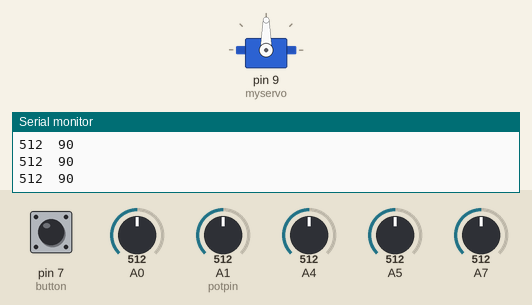
The sketch below on a simulated Arduino Uno, built with avr-gcc and run on an emulated ATmega328P. Shown: servo, the last lines printed to the serial monitor. The test bench sets the inputs (shaded band); at power-on: A4 = 512, pin 7 (button) HIGH, A7 = 512, A0 = 512, A1 (potpin) = 512, A5 = 512.

Above: at 1.2 s.
1.3 s: A4 set to 536
At 1.47 s:
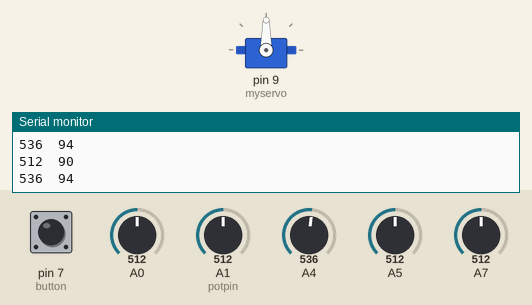
4.3 s: pin 7 (button) pulled LOW for 3.2 s
At 5.6 s:
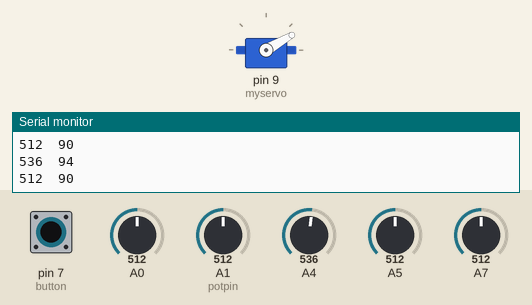
9.0 s: A4 set to 716
12.0 s: A7 set to 318
At 12.19 s:
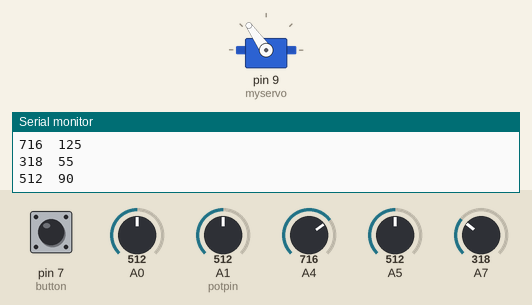
15.0 s: A7 set to 295
At 15.27 s:
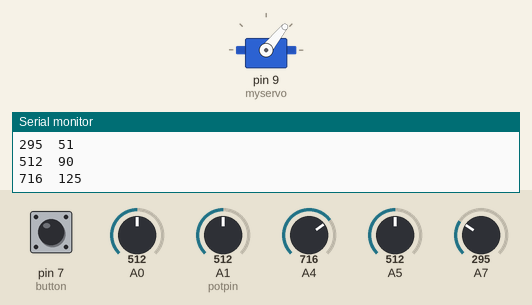
18.0 s: A7 set to 30
Timing chart, 0 to 22.0 s (numbered marks = the images above; inputs shaded):
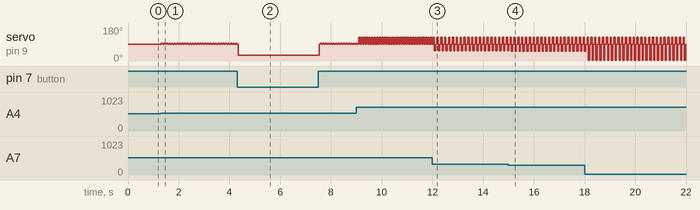

Measured:
- the behaviour switches between 517 and 518 on A4 (found by bisection; images 0 and 1)
- the behaviour switches between 307 and 306 on A7 (found by bisection; images 3 and 4)
- after the input at 1.3 s, servo on pin 9 (myservo): alternates 94° for 0.05 s and 90° for 0.05 s, starting at once

The sketch:

funker_ikkje.ino
```cpp
/*
 Controlling a servo position using a potentiometer (variable resistor)
 by Michal Rinott <http://people.interaction-ivrea.it/m.rinott>

 modified on 8 Nov 2013
 by Scott Fitzgerald
 http://www.arduino.cc/en/Tutorial/Knob
*/

#include <Servo.h>

Servo myservo;  // create servo object to control a servo

int potpin = A1;  // analog pin used to connect the potentiometer
int potVal;    // variable to read the value from the analog pin

int button = 7;
int buttonState = 0;

void setup() {
  pinMode(button, INPUT);
  myservo.attach(9);  // attaches the servo on pin 9 to the servo object

  Serial.begin(9600);

}

void loop() {
  buttonState = digitalRead(button);
  potVal = analogRead(potpin);  // reads the value of the potentiometer (value between 0 and 1023)

  potpin = map(potVal, 0, 1023, 0, 180);     // scale it to use it with the servo (value between 0 and 180)

  if (buttonState == LOW){
    myservo.write(30);
    delay(50);
  }
  else{
    myservo.write(potpin);                  // sets the servo position according to the scaled value
    delay(50);                           // waits for the servo to get there
  }

  Serial.print(potVal);
  Serial.print("  ");
  Serial.println(potpin);
}
```
